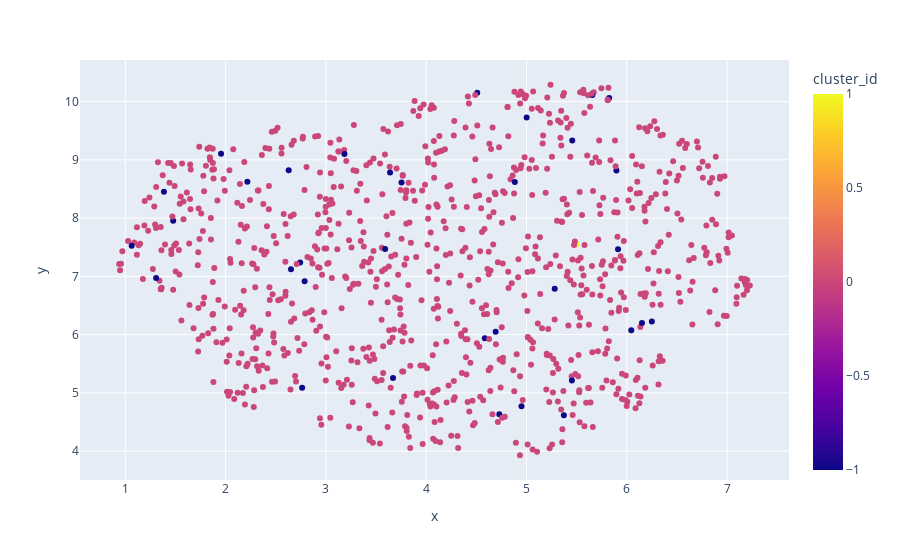

Notebook code cell kept with this figure:
### Code cell
import sklearn
from sklearn.cluster import DBSCAN
from sklearn import metrics
from sklearn.preprocessing import StandardScaler
import umap
import plotly.express as px

# X = StandardScaler().fit_transform(user_embeddings)
X = user_embeddings
db = DBSCAN(metric="cosine", eps=0.2).fit(X)
db.labels_

reducer = umap.UMAP()
X_umap = reducer.fit_transform(X)
df_cluster = pd.DataFrame(np.hstack((X_umap, db.labels_.reshape(-1, 1))), columns=["x", "y", "cluster_id"])
fig = px.scatter(df_cluster, x="x", y="y", color="cluster_id")

fig.show()

### Figure 1 — Plotly figure (JSON) as saved in the notebook; plotly's stock layout.template omitted (floating-point values rounded to 4 significant figures; data arrays with more than 128 entries replaced by an {"elided": "..."} marker saying what was removed)
{"data": [{"hovertemplate": "x=%{x}<br>y=%{y}<br>cluster_id=%{marker.color}<extra></extra>", "legendgroup": "", "marker": {"color": {"elided": "943 int values"}, "coloraxis": "coloraxis", "symbol": "circle"}, "mode": "markers", "name": "", "orientation": "v", "showlegend": false, "type": "scatter", "x": {"elided": "943 float values"}, "xaxis": "x", "y": {"elided": "943 float values"}, "yaxis": "y"}], "layout": {"coloraxis": {"colorbar": {"title": {"text": "cluster_id"}}, "colorscale": [[0, "#0d0887"], [0.1111, "#46039f"], [0.2222, "#7201a8"], [0.3333, "#9c179e"], [0.4444, "#bd3786"], [0.5556, "#d8576b"], [0.6667, "#ed7953"], [0.7778, "#fb9f3a"], [0.8889, "#fdca26"], [1, "#f0f921"]]}, "legend": {"tracegroupgap": 0}, "margin": {"t": 60}, "xaxis": {"anchor": "y", "domain": [0, 1], "title": {"text": "x"}}, "yaxis": {"anchor": "x", "domain": [0, 1], "title": {"text": "y"}}}}
